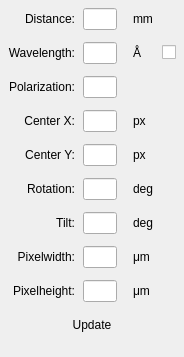
         <widget class="QWidget" name="fit2d">
          <property name="geometry">
           <rect>
            <x>0</x>
            <y>0</y>
            <width>184</width>
            <height>357</height>
           </rect>
          </property>
          <attribute name="label">
           <string>Fit2D Parameters</string>
          </attribute>
          <layout class="QGridLayout" name="gridLayout_7">
           <property name="horizontalSpacing">
            <number>8</number>
           </property>
           <property name="verticalSpacing">
            <number>12</number>
           </property>
           <property name="margin">
            <number>8</number>
           </property>
           <item row="3" column="3">
            <widget class="QLabel" name="label_35">
             <property name="text">
              <string>px</string>
             </property>
            </widget>
           </item>
           <item row="7" column="1">
            <widget class="QLineEdit" name="f2_pixel_width_txt">
             <property name="alignment">
              <set>Qt::AlignRight|Qt::AlignTrailing|Qt::AlignVCenter</set>
             </property>
            </widget>
           </item>
           <item row="8" column="3">
            <widget class="QLabel" name="label_76">
             <property name="text">
              <string>μm</string>
             </property>
            </widget>
           </item>
           <item row="7" column="3">
            <widget class="QLabel" name="label_77">
             <property name="text">
              <string>μm</string>
             </property>
            </widget>
           </item>
           <item row="8" column="0">
            <widget class="QLabel" name="label_75">
             <property name="text">
              <string>Pixelheight:</string>
             </property>
             <property name="alignment">
              <set>Qt::AlignRight|Qt::AlignTrailing|Qt::AlignVCenter</set>
             </property>
            </widget>
           </item>
           <item row="8" column="1">
            <widget class="QLineEdit" name="f2_pixel_height_txt">
             <property name="alignment">
              <set>Qt::AlignRight|Qt::AlignTrailing|Qt::AlignVCenter</set>
             </property>
            </widget>
           </item>
           <item row="1" column="0">
            <widget class="QLabel" name="label_34">
             <property name="text">
              <string>Wavelength:</string>
             </property>
             <property name="alignment">
              <set>Qt::AlignRight|Qt::AlignTrailing|Qt::AlignVCenter</set>
             </property>
            </widget>
           </item>
           <item row="0" column="3">
            <widget class="QLabel" name="label_36">
             <property name="text">
              <string>mm</string>
             </property>
            </widget>
           </item>
           <item row="0" column="1">
            <widget class="QLineEdit" name="f2_distance_txt">
             <property name="focusPolicy">
              <enum>Qt::StrongFocus</enum>
             </property>
             <property name="alignment">
              <set>Qt::AlignRight|Qt::AlignTrailing|Qt::AlignVCenter</set>
             </property>
            </widget>
           </item>
           <item row="0" column="0">
            <widget class="QLabel" name="label_37">
             <property name="text">
              <string>Distance:</string>
             </property>
             <property name="alignment">
              <set>Qt::AlignRight|Qt::AlignTrailing|Qt::AlignVCenter</set>
             </property>
            </widget>
           </item>
           <item row="9" column="0" colspan="5">
            <widget class="QPushButton" name="f2_update_btn">
             <property name="text">
              <string>Update</string>
             </property>
             <property name="flat">
              <bool>true</bool>
             </property>
            </widget>
           </item>
           <item row="10" column="0">
            <spacer name="verticalSpacer_3">
             <property name="orientation">
              <enum>Qt::Vertical</enum>
             </property>
             <property name="sizeHint" stdset="0">
              <size>
               <width>20</width>
               <height>147</height>
              </size>
             </property>
            </spacer>
           </item>
           <item row="1" column="4">
            <widget class="QCheckBox" name="f2_wavelength_cb">
             <property name="text">
              <string/>
             </property>
            </widget>
           </item>
           <item row="3" column="0">
            <widget class="QLabel" name="label_39">
             <property name="text">
              <string>Center X:</string>
             </property>
             <property name="alignment">
              <set>Qt::AlignRight|Qt::AlignTrailing|Qt::AlignVCenter</set>
             </property>
            </widget>
           </item>
           <item row="3" column="1">
            <widget class="QLineEdit" name="f2_center_x_txt">
             <property name="alignment">
              <set>Qt::AlignRight|Qt::AlignTrailing|Qt::AlignVCenter</set>
             </property>
            </widget>
           </item>
           <item row="4" column="0">
            <widget class="QLabel" name="label_41">
             <property name="text">
              <string>Center Y:</string>
             </property>
             <property name="alignment">
              <set>Qt::AlignRight|Qt::AlignTrailing|Qt::AlignVCenter</set>
             </property>
            </widget>
           </item>
           <item row="4" column="1">
            <widget class="QLineEdit" name="f2_center_y_txt">
             <property name="alignment">
              <set>Qt::AlignRight|Qt::AlignTrailing|Qt::AlignVCenter</set>
             </property>
            </widget>
           </item>
           <item row="4" column="3">
            <widget class="QLabel" name="label_40">
             <property name="text">
              <string>px</string>
             </property>
            </widget>
           </item>
           <item row="5" column="0">
            <widget class="QLabel" name="label_45">
             <property name="text">
              <string>Rotation:</string>
             </property>
             <property name="alignment">
              <set>Qt::AlignRight|Qt::AlignTrailing|Qt::AlignVCenter</set>
             </property>
            </widget>
           </item>
           <item row="5" column="1">
            <widget class="QLineEdit" name="f2_rotation_txt">
             <property name="alignment">
              <set>Qt::AlignRight|Qt::AlignTrailing|Qt::AlignVCenter</set>
             </property>
            </widget>
           </item>
           <item row="1" column="1">
            <widget class="QLineEdit" name="f2_wavelength_txt">
             <property name="alignment">
              <set>Qt::AlignRight|Qt::AlignTrailing|Qt::AlignVCenter</set>
             </property>
            </widget>
           </item>
           <item row="1" column="3">
            <widget class="QLabel" name="label_38">
             <property name="text">
              <string>Å</string>
             </property>
            </widget>
           </item>
           <item row="5" column="3">
            <widget class="QLabel" name="label_44">
             <property name="text">
              <string>deg</string>
             </property>
            </widget>
           </item>
           <item row="6" column="0">
            <widget class="QLabel" name="label_42">
             <property name="text">
              <string>Tilt:</string>
             </property>
             <property name="alignment">
              <set>Qt::AlignRight|Qt::AlignTrailing|Qt::AlignVCenter</set>
             </property>
            </widget>
           </item>
           <item row="6" column="1">
            <widget class="QLineEdit" name="f2_tilt_txt">
             <property name="alignment">
              <set>Qt::AlignRight|Qt::AlignTrailing|Qt::AlignVCenter</set>
             </property>
            </widget>
           </item>
           <item row="6" column="3">
            <widget class="QLabel" name="label_43">
             <property name="text">
              <string>deg</string>
             </property>
            </widget>
           </item>
           <item row="7" column="0">
            <widget class="QLabel" name="label_78">
             <property name="text">
              <string>Pixelwidth:</string>
             </property>
             <property name="alignment">
              <set>Qt::AlignRight|Qt::AlignTrailing|Qt::AlignVCenter</set>
             </property>
            </widget>
           </item>
           <item row="2" column="1">
            <widget class="QLineEdit" name="f2_polarization_txt">
             <property name="alignment">
              <set>Qt::AlignRight|Qt::AlignTrailing|Qt::AlignVCenter</set>
             </property>
            </widget>
           </item>
           <item row="2" column="0">
            <widget class="QLabel" name="label_16">
             <property name="text">
              <string>Polarization:</string>
             </property>
             <property name="alignment">
              <set>Qt::AlignRight|Qt::AlignTrailing|Qt::AlignVCenter</set>
             </property>
            </widget>
           </item>
          </layout>
         </widget>
